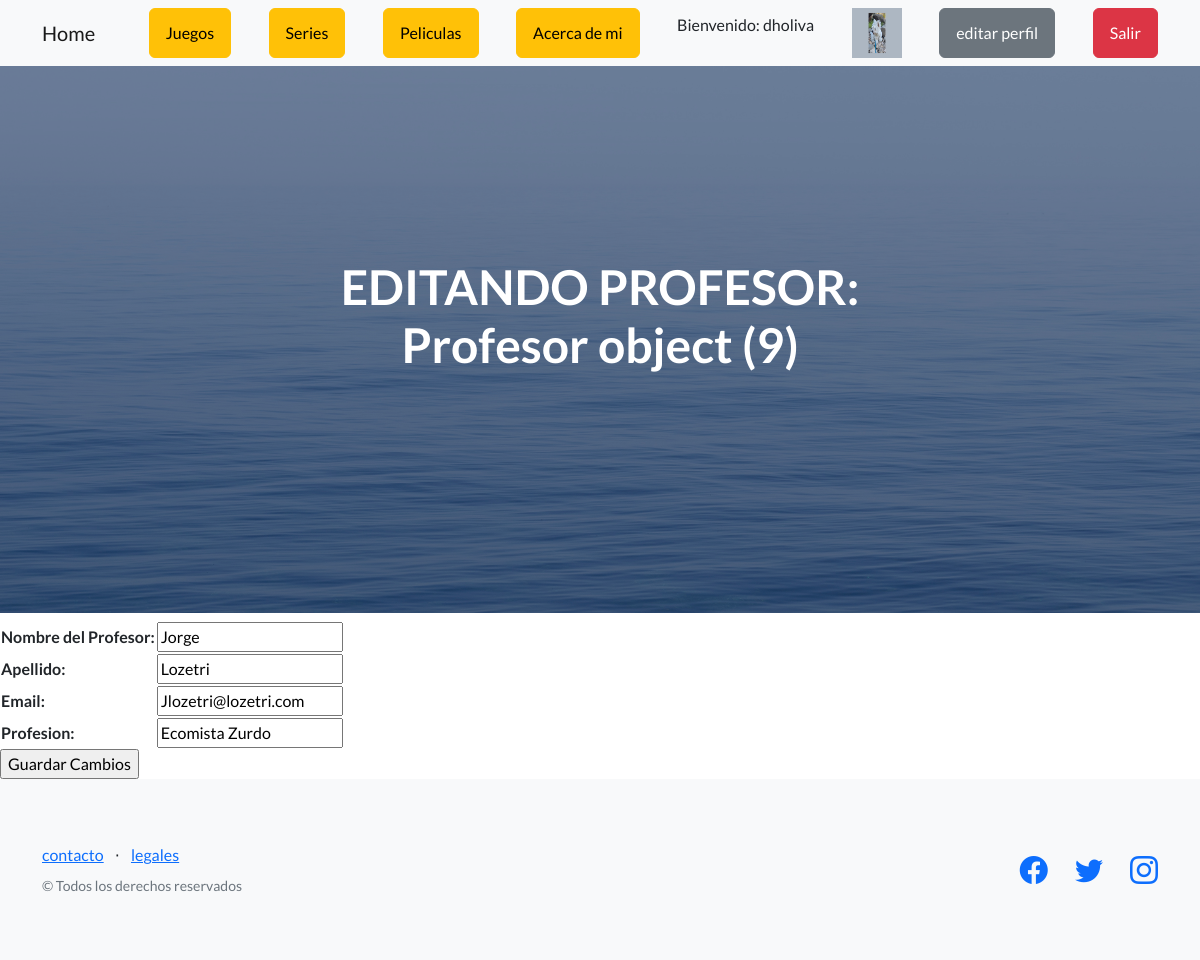
/AppCoder/editarProfesor/9 (signed in), run on the app's committed database.
### AppCoder/models.py (models this page shows)
class Profesor(models.Model):
    nombre= models.CharField(max_length=50)
    apellido=models.CharField(max_length=50)
    email=models.EmailField()
    profesion = models.CharField(max_length=50)

### AppCoder/views.py (the view)
# urls.py: path("editarProfesor/<id>", editarProfesor, name="editarProfesor"),
@login_required
def editarProfesor(request, id):
    profesor=Profesor.objects.get(id=id)
    if request.method=="POST":
        form= ProfesorForm(request.POST)
        if form.is_valid():
            info=form.cleaned_data
            profesor.nombre=info["nombre"]
            profesor.apellido=info["apellido"]
            profesor.email=info["email"]
            profesor.profesion=info["profesion"]
            profesor.save()
            profesores=Profesor.objects.all()
            form = ProfesorForm()
            return render(request, "AppCoder/Profesores.html" ,{"profesores":profesores, "mensaje": "Profesor editado correctamente", "form": form, "avatar":obtenerAvatar(request)})
        pass
    else:
        formulario= ProfesorForm(initial={"nombre":profesor.nombre, "apellido":profesor.apellido, "email":profesor.email, "profesion":profesor.profesion})
        return render(request, "AppCoder/editarProfesor.html", {"form": formulario, "profesor": profesor, "avatar":obtenerAvatar(request)})

### AppCoder/forms.py
class ProfesorForm(forms.Form):
    nombre= forms.CharField(max_length=50, label="Nombre del Profesor")
    apellido=forms.CharField(max_length=50)
    email= forms.EmailField()
    profesion = forms.CharField(max_length=50)

### AppCoder/views.py (called while the page is built)
def obtenerAvatar(request):
     avatares = Avatar.objects.filter(user=request.user.id)
     if len(avatares) !=0:
          return avatares[0].imagen.url
     else:
          return "media/avatars/avatarpordefecto.png"

### AppCoder/templates/AppCoder/editarProfesor.html (shortened to what this page needs)
{% extends "AppCoder/padre.html" %}
{% load static %}
{% block titulo %}
<h1 class="mb-5">EDITANDO PROFESOR: {{ profesor }} </h1>
{% endblock %}
{% block contenido_que_cambia %}
<form action="{% url 'editarProfesor' profesor.id %}" method="POST"> {% csrf_token %}
    <table>
        {{ form.as_table }}
    </table>
    <input type="submit" value="Guardar Cambios">
    </form>
{% endblock %}

### AppCoder/templates/AppCoder/padre.html (shortened to what this page needs)
<!DOCTYPE html>
<html lang="en">
    <head>
        {% load static %}
        <link href="https://cdn.jsdelivr.net/npm/bootstrap-icons@1.5.0/font/bootstrap-icons.css" rel="stylesheet" type="text/css" />
        <link href="{% static 'AppCoder/css/styles.css' %}" rel="stylesheet" />
    </head>
    <body>
    <body>
        <nav class="navbar navbar-light bg-light static-top">
            <div class="container">
                <a class="navbar-brand btn-secondary" href="{% url 'inicioApp' %}">Home</a>
                {% if user.is_authenticated %}
                <a class="btn btn-warning" href="{% url 'juegos' %}">Juegos</a>
                <a class="btn btn-warning" href="{% url 'estudiantes' %}">Series</a>
                <a class="btn btn-warning" href="{% url 'entregables' %}">Peliculas</a>
                <a class="btn btn-warning" href="{% url 'profesores' %}">Acerca de mi</a>
                <p>Bienvenido: {{ user.username }} </p>
                <img src="{{ avatar }}" alt="Avatar" style="width:50px;height:50px;"/>
                <a class="btn btn-secondary" href="{% url 'editarPerfil' %}">editar perfil</a>
                <a class="btn btn-danger" href="{% url 'logout' %}">Salir</a>
                {% else %}
                <a class="btn btn-primary" href="{% url 'login' %}">login</a>
                <a class="btn btn-danger "  href="{% url 'register' %}">Registro</a>
                {% endif %}
            </div>
        </nav>
        <header class="masthead">
            <div class="container position-relative">
                <div class="row justify-content-center">
                    <div class="col-xl-6">
                        <div class="text-center text-white">
                        {% block titulo %}
                        {% endblock %}
                        </div>
                        </div>
                    </div>
                </div>
        </header>
        {%block contenido_que_cambia %}
        {% endblock %}
        <footer class="footer bg-light">
            <div class="container">
                <div class="row">
                    <div class="col-lg-6 h-100 text-center text-lg-start my-auto">
                        <ul class="list-inline mb-2">
                            <li class="list-inline-item"><a href="#!">contacto</a></li>
                            <li class="list-inline-item">⋅</li>
                            <li class="list-inline-item"><a href="#!">legales</a></li>
                        </ul>
                        <p class="text-muted small mb-4 mb-lg-0">&copy; Todos los derechos reservados</p>
                    </div>
                    <div class="col-lg-6 h-100 text-center text-lg-end my-auto">
                        <ul class="list-inline mb-0">
                            <li class="list-inline-item me-4">
                                <a href="#!"><i class="bi-facebook fs-3"></i></a>
                            </li>
                            <li class="list-inline-item me-4">
                                <a href="#!"><i class="bi-twitter fs-3"></i></a>
                            </li>
                            <li class="list-inline-item">
                                <a href="#!"><i class="bi-instagram fs-3"></i></a>
                            </li>
                        </ul>
                    </div>
                </div>
            </div>
        </footer>
    </body>
</html>

### data on the page
Profesor: id "Profesor object (9)", nombre "Jorge", apellido "Lozetri", email "Jlozetri@lozetri.com", profesion "Ecomista Zurdo"

### other printed values
{{ user.username }} "dholiva"
